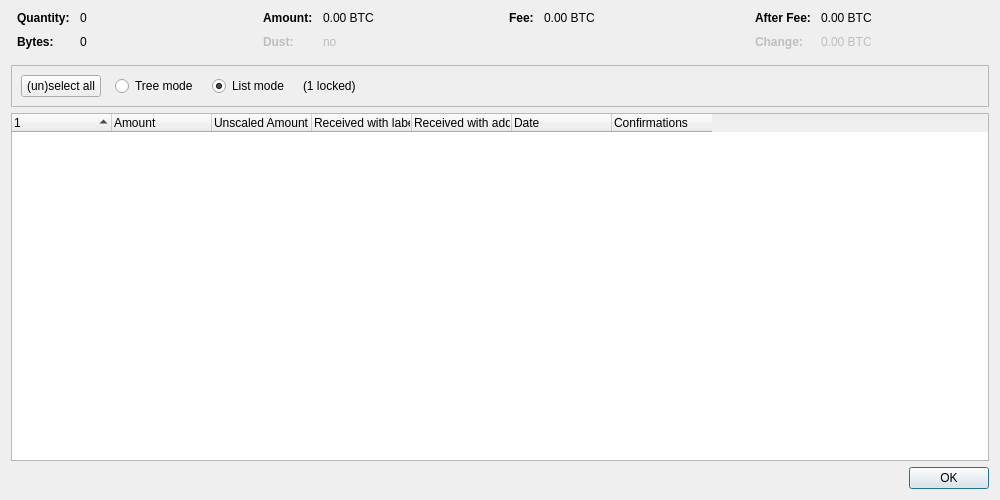
<?xml version="1.0" encoding="UTF-8"?>
<ui version="4.0">
 <class>CoinControlDialog</class>
 <widget class="QDialog" name="CoinControlDialog">
  <property name="geometry">
   <rect>
    <x>0</x>
    <y>0</y>
    <width>1000</width>
    <height>500</height>
   </rect>
  </property>
  <property name="windowTitle">
   <string>Coin Selection</string>
  </property>
  <layout class="QVBoxLayout" name="verticalLayout">
   <item>
    <layout class="QHBoxLayout" name="horizontalLayoutTop" stretch="0,0,0,0">
     <property name="topMargin">
      <number>0</number>
     </property>
     <property name="bottomMargin">
      <number>10</number>
     </property>
     <item>
      <layout class="QFormLayout" name="formLayoutCoinControl1">
       <property name="horizontalSpacing">
        <number>10</number>
       </property>
       <property name="verticalSpacing">
        <number>10</number>
       </property>
       <property name="leftMargin">
        <number>6</number>
       </property>
       <property name="rightMargin">
        <number>6</number>
       </property>
       <item row="0" column="0">
        <widget class="QLabel" name="labelCoinControlQuantityText">
         <property name="font">
          <font>
           <weight>75</weight>
           <bold>true</bold>
          </font>
         </property>
         <property name="text">
          <string>Quantity:</string>
         </property>
        </widget>
       </item>
       <item row="0" column="1">
        <widget class="QLabel" name="labelCoinControlQuantity">
         <property name="cursor">
          <cursorShape>IBeamCursor</cursorShape>
         </property>
         <property name="contextMenuPolicy">
          <enum>Qt::ActionsContextMenu</enum>
         </property>
         <property name="text">
          <string notr="true">0</string>
         </property>
         <property name="textInteractionFlags">
          <set>Qt::LinksAccessibleByMouse|Qt::TextSelectableByKeyboard|Qt::TextSelectableByMouse</set>
         </property>
        </widget>
       </item>
       <item row="1" column="0">
        <widget class="QLabel" name="labelCoinControlBytesText">
         <property name="font">
          <font>
           <weight>75</weight>
           <bold>true</bold>
          </font>
         </property>
         <property name="text">
          <string>Bytes:</string>
         </property>
        </widget>
       </item>
       <item row="1" column="1">
        <widget class="QLabel" name="labelCoinControlBytes">
         <property name="cursor">
          <cursorShape>IBeamCursor</cursorShape>
         </property>
         <property name="contextMenuPolicy">
          <enum>Qt::ActionsContextMenu</enum>
         </property>
         <property name="text">
          <string notr="true">0</string>
         </property>
         <property name="textInteractionFlags">
          <set>Qt::LinksAccessibleByMouse|Qt::TextSelectableByKeyboard|Qt::TextSelectableByMouse</set>
         </property>
        </widget>
       </item>
      </layout>
     </item>
     <item>
      <layout class="QFormLayout" name="formLayoutCoinControl2">
       <property name="horizontalSpacing">
        <number>10</number>
       </property>
       <property name="verticalSpacing">
        <number>10</number>
       </property>
       <property name="leftMargin">
        <number>6</number>
       </property>
       <property name="rightMargin">
        <number>6</number>
       </property>
       <item row="0" column="0">
        <widget class="QLabel" name="labelCoinControlAmountText">
         <property name="font">
          <font>
           <weight>75</weight>
           <bold>true</bold>
          </font>
         </property>
         <property name="text">
          <string>Amount:</string>
         </property>
        </widget>
       </item>
       <item row="0" column="1">
        <widget class="QLabel" name="labelCoinControlAmount">
         <property name="cursor">
          <cursorShape>IBeamCursor</cursorShape>
         </property>
         <property name="contextMenuPolicy">
          <enum>Qt::ActionsContextMenu</enum>
         </property>
         <property name="text">
          <string notr="true">0.00 BTC</string>
         </property>
         <property name="textInteractionFlags">
          <set>Qt::LinksAccessibleByMouse|Qt::TextSelectableByKeyboard|Qt::TextSelectableByMouse</set>
         </property>
        </widget>
       </item>
       <item row="1" column="0">
        <widget class="QLabel" name="labelCoinControlLowOutputText">
         <property name="enabled">
          <bool>false</bool>
         </property>
         <property name="font">
          <font>
           <weight>75</weight>
           <bold>true</bold>
          </font>
         </property>
         <property name="text">
          <string>Dust:</string>
         </property>
        </widget>
       </item>
       <item row="1" column="1">
        <widget class="QLabel" name="labelCoinControlLowOutput">
         <property name="enabled">
          <bool>false</bool>
         </property>
         <property name="cursor">
          <cursorShape>IBeamCursor</cursorShape>
         </property>
         <property name="contextMenuPolicy">
          <enum>Qt::ActionsContextMenu</enum>
         </property>
         <property name="text">
          <string notr="true">no</string>
         </property>
         <property name="textInteractionFlags">
          <set>Qt::LinksAccessibleByMouse|Qt::TextSelectableByKeyboard|Qt::TextSelectableByMouse</set>
         </property>
        </widget>
       </item>
      </layout>
     </item>
     <item>
      <layout class="QFormLayout" name="formLayoutCoinControl3">
       <property name="horizontalSpacing">
        <number>10</number>
       </property>
       <property name="verticalSpacing">
        <number>10</number>
       </property>
       <property name="leftMargin">
        <number>6</number>
       </property>
       <property name="rightMargin">
        <number>6</number>
       </property>
       <item row="0" column="0">
        <widget class="QLabel" name="labelCoinControlFeeText">
         <property name="font">
          <font>
           <weight>75</weight>
           <bold>true</bold>
          </font>
         </property>
         <property name="text">
          <string>Fee:</string>
         </property>
        </widget>
       </item>
       <item row="0" column="1">
        <widget class="QLabel" name="labelCoinControlFee">
         <property name="cursor">
          <cursorShape>IBeamCursor</cursorShape>
         </property>
         <property name="contextMenuPolicy">
          <enum>Qt::ActionsContextMenu</enum>
         </property>
         <property name="text">
          <string notr="true">0.00 BTC</string>
         </property>
         <property name="textInteractionFlags">
          <set>Qt::LinksAccessibleByMouse|Qt::TextSelectableByKeyboard|Qt::TextSelectableByMouse</set>
         </property>
        </widget>
       </item>
      </layout>
     </item>
     <item>
      <layout class="QFormLayout" name="formLayoutCoinControl4">
       <property name="horizontalSpacing">
        <number>10</number>
       </property>
       <property name="verticalSpacing">
        <number>10</number>
       </property>
       <property name="leftMargin">
        <number>6</number>
       </property>
       <property name="rightMargin">
        <number>6</number>
       </property>
       <item row="0" column="0">
        <widget class="QLabel" name="labelCoinControlAfterFeeText">
         <property name="font">
          <font>
           <weight>75</weight>
           <bold>true</bold>
          </font>
         </property>
         <property name="text">
          <string>After Fee:</string>
         </property>
        </widget>
       </item>
       <item row="0" column="1">
        <widget class="QLabel" name="labelCoinControlAfterFee">
         <property name="cursor">
          <cursorShape>IBeamCursor</cursorShape>
         </property>
         <property name="contextMenuPolicy">
          <enum>Qt::ActionsContextMenu</enum>
         </property>
         <property name="text">
          <string notr="true">0.00 BTC</string>
         </property>
         <property name="textInteractionFlags">
          <set>Qt::LinksAccessibleByMouse|Qt::TextSelectableByKeyboard|Qt::TextSelectableByMouse</set>
         </property>
        </widget>
       </item>
       <item row="1" column="0">
        <widget class="QLabel" name="labelCoinControlChangeText">
         <property name="enabled">
          <bool>false</bool>
         </property>
         <property name="font">
          <font>
           <weight>75</weight>
           <bold>true</bold>
          </font>
         </property>
         <property name="text">
          <string>Change:</string>
         </property>
        </widget>
       </item>
       <item row="1" column="1">
        <widget class="QLabel" name="labelCoinControlChange">
         <property name="enabled">
          <bool>false</bool>
         </property>
         <property name="cursor">
          <cursorShape>IBeamCursor</cursorShape>
         </property>
         <property name="contextMenuPolicy">
          <enum>Qt::ActionsContextMenu</enum>
         </property>
         <property name="text">
          <string notr="true">0.00 BTC</string>
         </property>
         <property name="textInteractionFlags">
          <set>Qt::LinksAccessibleByMouse|Qt::TextSelectableByKeyboard|Qt::TextSelectableByMouse</set>
         </property>
        </widget>
       </item>
      </layout>
     </item>
    </layout>
   </item>
   <item>
    <widget class="QFrame" name="frame">
     <property name="minimumSize">
      <size>
       <width>0</width>
       <height>40</height>
      </size>
     </property>
     <property name="frameShape">
      <enum>QFrame::StyledPanel</enum>
     </property>
     <property name="frameShadow">
      <enum>QFrame::Sunken</enum>
     </property>
     <layout class="QHBoxLayout" name="horizontalLayout">
      <item>
       <layout class="QHBoxLayout" name="horizontalLayoutPanel" stretch="0,0,0,0,0">
        <property name="spacing">
         <number>14</number>
        </property>
        <item>
         <widget class="QPushButton" name="pushButtonSelectAll">
          <property name="sizePolicy">
           <sizepolicy hsizetype="Maximum" vsizetype="Fixed">
            <horstretch>0</horstretch>
            <verstretch>0</verstretch>
           </sizepolicy>
          </property>
          <property name="text">
           <string>(un)select all</string>
          </property>
          <property name="autoDefault">
           <bool>false</bool>
          </property>
         </widget>
        </item>
        <item>
         <widget class="QRadioButton" name="radioTreeMode">
          <property name="sizePolicy">
           <sizepolicy hsizetype="Maximum" vsizetype="Fixed">
            <horstretch>0</horstretch>
            <verstretch>0</verstretch>
           </sizepolicy>
          </property>
          <property name="text">
           <string>Tree mode</string>
          </property>
         </widget>
        </item>
        <item>
         <widget class="QRadioButton" name="radioListMode">
          <property name="sizePolicy">
           <sizepolicy hsizetype="Maximum" vsizetype="Fixed">
            <horstretch>0</horstretch>
            <verstretch>0</verstretch>
           </sizepolicy>
          </property>
          <property name="text">
           <string>List mode</string>
          </property>
          <property name="checked">
           <bool>true</bool>
          </property>
         </widget>
        </item>
        <item>
         <widget class="QLabel" name="labelLocked">
          <property name="text">
           <string notr="true">(1 locked)</string>
          </property>
         </widget>
        </item>
        <item>
         <spacer name="horizontalSpacer">
          <property name="orientation">
           <enum>Qt::Horizontal</enum>
          </property>
          <property name="sizeHint" stdset="0">
           <size>
            <width>40</width>
            <height>20</height>
           </size>
          </property>
         </spacer>
        </item>
       </layout>
      </item>
     </layout>
    </widget>
   </item>
   <item>
    <widget class="CoinControlTreeWidget" name="treeWidget">
     <property name="contextMenuPolicy">
      <enum>Qt::CustomContextMenu</enum>
     </property>
     <property name="sortingEnabled">
      <bool>false</bool>
     </property>
     <property name="columnCount">
      <number>6</number>
     </property>
     <attribute name="headerShowSortIndicator" stdset="0">
      <bool>true</bool>
     </attribute>
     <attribute name="headerStretchLastSection">
      <bool>false</bool>
     </attribute>
     <column>
      <property name="text">
       <string/>
      </property>
     </column>
     <column>
      <property name="text">
       <string>Amount</string>
      </property>
     </column>
     <column>
      <property name="text">
       <string>Unscaled Amount</string>
      </property>
     </column>
     <column>
      <property name="text">
       <string>Received with label</string>
      </property>
     </column>
     <column>
      <property name="text">
       <string>Received with address</string>
      </property>
     </column>
     <column>
      <property name="text">
       <string>Date</string>
      </property>
     </column>
     <column>
      <property name="text">
       <string>Confirmations</string>
      </property>
      <property name="toolTip">
       <string>Confirmed</string>
      </property>
     </column>
     <column>
      <property name="text">
       <string/>
      </property>
     </column>
     <column>
      <property name="text">
       <string/>
      </property>
     </column>
     <column>
      <property name="text">
       <string/>
      </property>
     </column>
     <column>
      <property name="text">
       <string/>
      </property>
     </column>
    </widget>
   </item>
   <item>
    <widget class="QDialogButtonBox" name="buttonBox">
     <property name="orientation">
      <enum>Qt::Horizontal</enum>
     </property>
     <property name="standardButtons">
      <set>QDialogButtonBox::Ok</set>
     </property>
    </widget>
   </item>
  </layout>
 </widget>
 <customwidgets>
  <customwidget>
   <class>CoinControlTreeWidget</class>
   <extends>QTreeWidget</extends>
   <header>qt/coincontroltreewidget.h</header>
  </customwidget>
 </customwidgets>
 <resources/>
 <connections/>
</ui>
